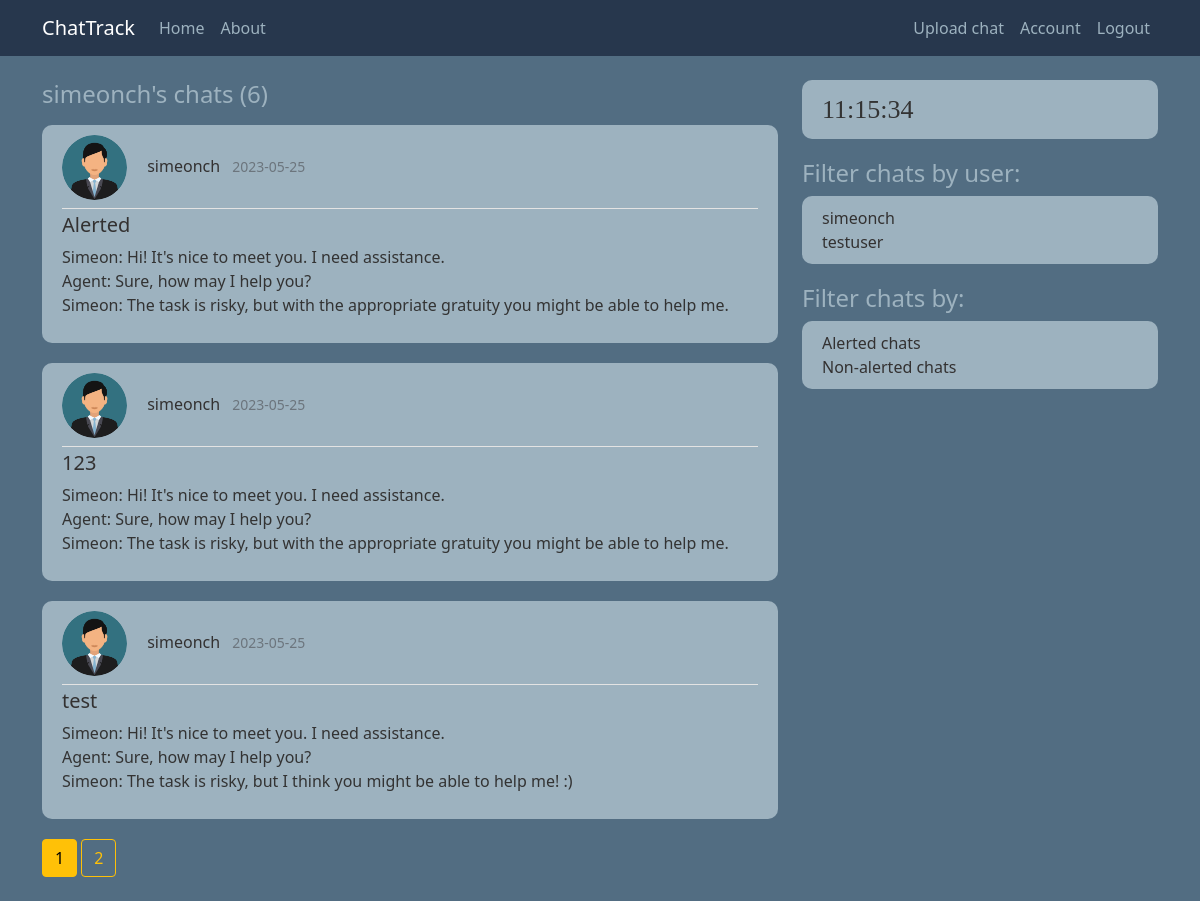
Page /user/simeonch (signed in) on the earlier database version.
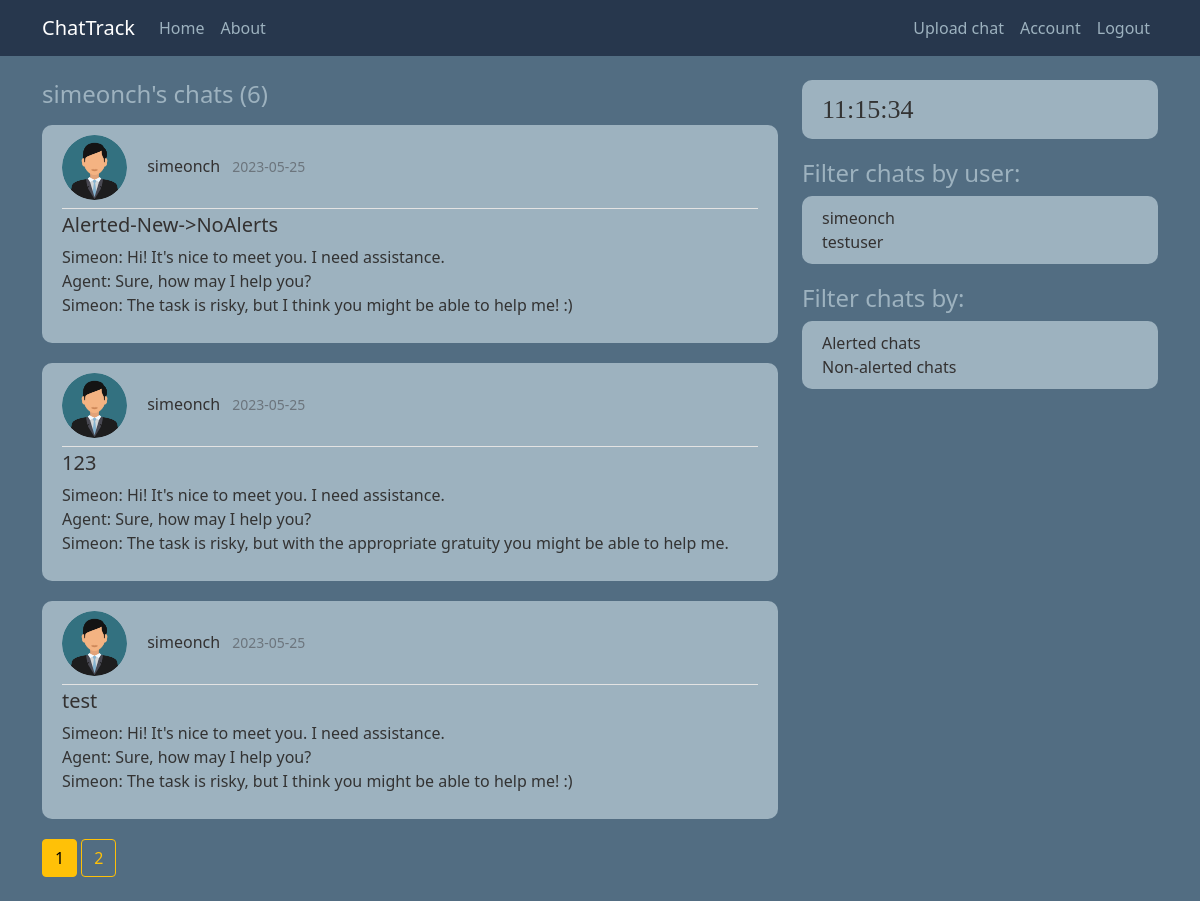
Same page on the later database version.
### chattrack/models.py (models this page shows, shortened)
class Chat(db.Model):
    id = db.Column(db.Integer, primary_key=True)
    has_alerts = db.Column(db.Boolean, nullable=False, default=False)
    date_uploaded = db.Column(db.DateTime, nullable=False, default=datetime.utcnow)
    channel = db.Column(db.String(30), nullable=False)
    content = db.Column(db.Text, nullable=False)
    user_id = db.Column(db.Integer, db.ForeignKey('user.id'), nullable=False)

class User(db.Model, UserMixin):
    id = db.Column(db.Integer, primary_key=True)
    username = db.Column(db.String(20), unique=True, nullable=False)
    email = db.Column(db.String(50), unique=True, nullable=False)
    profile_pic = db.Column(db.String(20), nullable=False, default='default.jpg')
    password = db.Column(db.String(60), nullable=False)
    chats = db.relationship('Chat', backref='owner', lazy=True)

### chattrack/routes.py (the view)
@app.route("/user/<string:username>")
def user_chats(username):
    page = request.args.get('page', 1, type=int)
    all_users = User.query.all()
    user = User.query.filter_by(username=username).first_or_404()
    queried_chats = Chat.query.filter_by(owner=user).order_by(Chat.date_uploaded.desc()).paginate(page=page, per_page=3)
    return render_template('user_chats.html', title="Home", chats=queried_chats, user=user, users=all_users)

### chattrack/models.py (called while the page is built)
@login_manager.user_loader # get an id to keep session of the user
def load_user(user_id):
    return User.query.get(int(user_id))

### chattrack/templates/user_chats.html
{% extends "init_template.html" %}
{% block content %}
<h4 class="mb-3">{{ user.username }}'s chats ({{ chats.total }})</h4>
  {% if current_user.is_authenticated %}
      {% for chat in chats.items %}
        <article class="media content-section">
          <div class="media-body">
            <div class="article-metadata pb-2">
                <img class="rounded-circle article-img" src="{{ url_for('static', filename='profile_pictures/' + chat.owner.profile_pic) }}">
                <a class="username me-2" href="{{ url_for('user_chats', username=chat.owner.username) }}">{{ chat.owner.username }}</a>
                <small class="text-muted">{{ chat.date_uploaded.strftime('%Y-%m-%d') }}</small>
              </div>
              <h5><a class="article-title" href="{{ url_for('chat', chat_id=chat.id)}}">{{ chat.channel }}</a></h5>
              <p class="article-content">{{ chat.content }}</p>
            </div>
          </article>
      {% endfor %}
      {% for page_num in chats.iter_pages(left_edge=1, right_edge=1, left_current=1, right_current=2) %}
        {% if page_num %}
          {% if chats.page == page_num %}
            <a class="btn btn-warning mb-4" href="{{ url_for('user_chats', username=user.username, page=page_num) }}">{{ page_num }}</a>
          {% else %}
            <a class="btn btn-outline-warning mb-4" href="{{ url_for('user_chats', username=user.username, page=page_num) }}">{{ page_num }}</a>
          {% endif %}
        {% else %}
          ...
        {% endif %}
      {% endfor %}
  {% else %}
    <div class="alert alert-primary" role="alert">
      <div class="panel-heading">Please log in!</div>
    </div>
  {% endif %}
{% endblock content %}

Differences in the rows shown:
changed Chat: channel "Alerted" → "Alerted-New->NoAlerts"; content "…task is risky, but with the appropriate gratuity you might be able to help me." → "Simeon: Hi! It's nice to meet you. I need assistance. Agent: Sure, how may I help you? Simeon: The task is risky, but I think you might be able to help me! :)"
